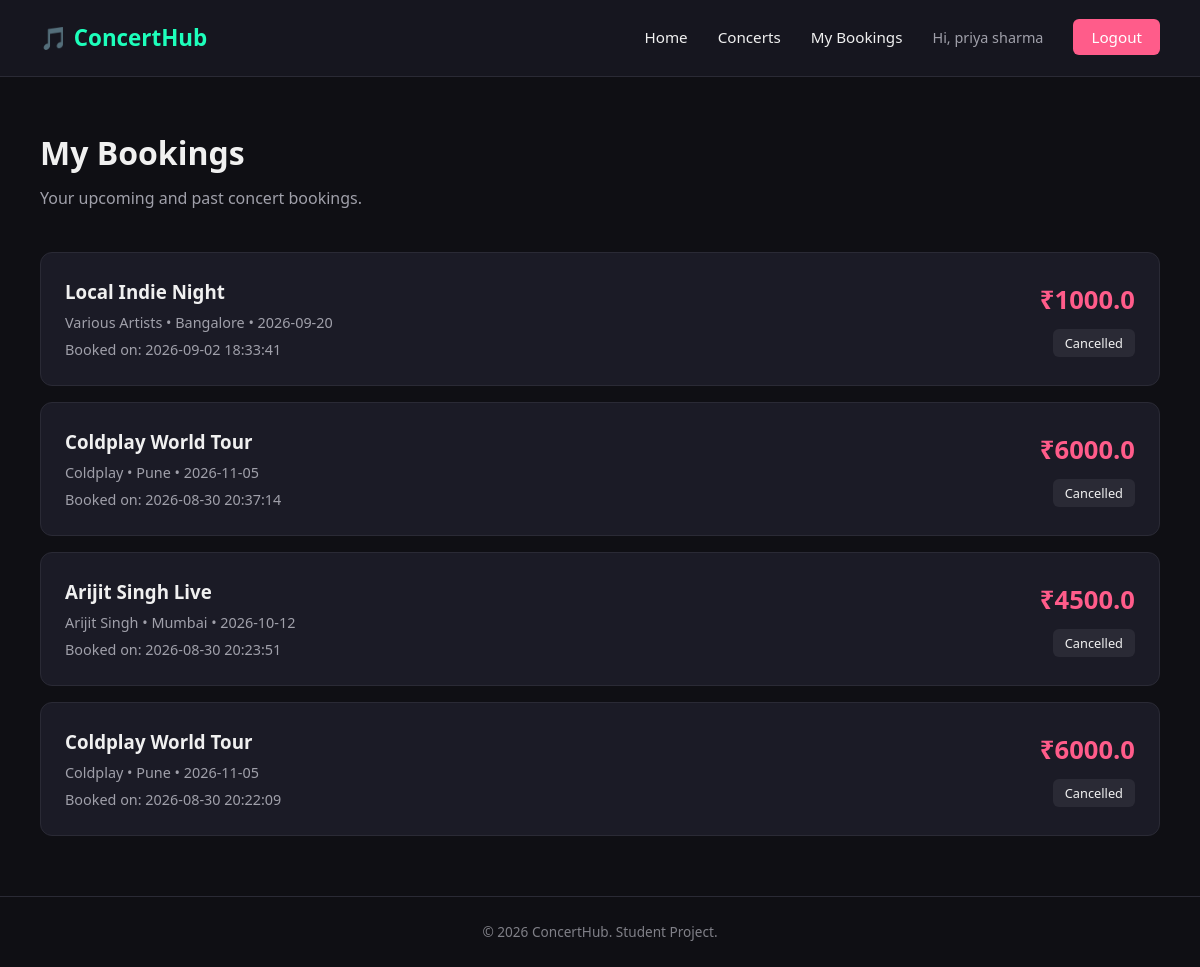
/my-bookings (signed in), run on the app's committed database.
### tables this page shows
CREATE TABLE bookings (
        id INTEGER PRIMARY KEY AUTOINCREMENT,
        user_id INTEGER NOT NULL,
        concert_id INTEGER NOT NULL,
        booking_date TEXT NOT NULL,
        total_amount REAL NOT NULL,
        status TEXT NOT NULL DEFAULT 'confirmed',
        FOREIGN KEY (user_id) REFERENCES users (id),
        FOREIGN KEY (concert_id) REFERENCES concerts (id)
    );

CREATE TABLE concerts (
        id INTEGER PRIMARY KEY AUTOINCREMENT,
        artist TEXT NOT NULL,
        concert_name TEXT NOT NULL,
        venue TEXT NOT NULL,
        city TEXT NOT NULL,
        date TEXT NOT NULL,
        time TEXT NOT NULL,
        price REAL NOT NULL,
        description TEXT,
        total_seats INTEGER NOT NULL
    );

### app.py (the view)
@app.route('/my-bookings')
def my_bookings():
    if 'user_id' not in session:
        return redirect(url_for('login'))
    connection = get_db_connection()
    bookings = connection.execute('''
        SELECT bookings.id AS booking_id,
               bookings.booking_date,
               bookings.total_amount,
               bookings.status,
               concerts.concert_name,
               concerts.artist,
               concerts.city,
               concerts.date AS concert_date
        FROM bookings
        JOIN concerts ON bookings.concert_id = concerts.id
        WHERE bookings.user_id = ?
        ORDER BY bookings.booking_date DESC
    ''', (session['user_id'],)).fetchall()
    connection.close()
    return render_template('my-bookings.html', bookings=bookings)

### app.py (called while the page is built)
def get_db_connection():
    connection = sqlite3.connect('database/database.db')
    connection.row_factory = sqlite3.Row  # lets us access columns by name, not just by position
    return connection

### templates/my-bookings.html (shortened to what this page needs)
{% extends "base.html" %}
{% block content %}
    <section class="page-header">
        <h1>My Bookings</h1>
        <p>Your upcoming and past concert bookings.</p>
    </section>
    <section class="bookings-list">
        {% if bookings|length == 0 %}
            <p class="no-bookings">You haven't booked any concerts yet.</p>
        {% else %}
            {% for booking in bookings %}
            <div class="booking-card">
                <div class="booking-info">
                    <h3>{{ booking['concert_name'] }}</h3>
                    <p class="booking-meta">{{ booking['artist'] }} • {{ booking['city'] }} • {{ booking['concert_date'] }}</p>
                    <p class="booking-meta">Booked on: {{ booking['booking_date'] }}</p>
                </div>
                <div class="booking-price">
    <p class="summary-total">₹{{ booking['total_amount'] }}</p>
    <span class="booking-status">{{ booking['status'] }}</span>
</div>
            </div>
            {% endfor %}
        {% endif %}
    </section>
{% endblock %}

### static/css/style.css (style rules this page uses)
* { margin: 0; padding: 0; box-sizing: border-box; }
body { font-family: 'Segoe UI', Arial, sans-serif; background-color: #0f0f14; color: #f0f0f0; line-height: 1.6; }
.page-header { padding: 50px 40px 20px; }
.page-header h1 { font-size: 2rem; margin-bottom: 8px; }
.page-header p { color: #a0a0aa; }
.summary-total { font-size: 1.6rem; font-weight: bold; color: #ff5c8a; }
.bookings-list { padding: 20px 40px 60px; display: flex; flex-direction: column; gap: 16px; }
.booking-card { background-color: #1b1b26; border: 1px solid #2a2a35; border-radius: 12px; padding: 24px; display: flex; justify-content: space-between; align-items: center; }
.booking-meta { color: #a0a0aa; font-size: 0.9rem; margin-top: 4px; }
.booking-price { text-align: right; }
.booking-status { display: inline-block; margin-top: 8px; padding: 4px 12px; background-color: #2a2a35; border-radius: 6px; font-size: 0.8rem; text-transform: capitalize; }

### data on the page
bookings: concert_name "Local Indie Night", artist "Various Artists", city "Bangalore", concert_date "2026-09-20", booking_date "2026-09-02 18:33:41", total_amount "1000.0", status "Cancelled"
bookings: concert_name "Coldplay World Tour", artist "Coldplay", city "Pune", concert_date "2026-11-05", booking_date "2026-08-30 20:37:14", total_amount "6000.0", status "Cancelled"
bookings: concert_name "Arijit Singh Live", artist "Arijit Singh", city "Mumbai", concert_date "2026-10-12", booking_date "2026-08-30 20:23:51", total_amount "4500.0", status "Cancelled"
bookings: concert_name "Coldplay World Tour", artist "Coldplay", city "Pune", concert_date "2026-11-05", booking_date "2026-08-30 20:22:09", total_amount "6000.0", status "Cancelled"

### other printed values
{{ session.user_name }} "priya sharma"
